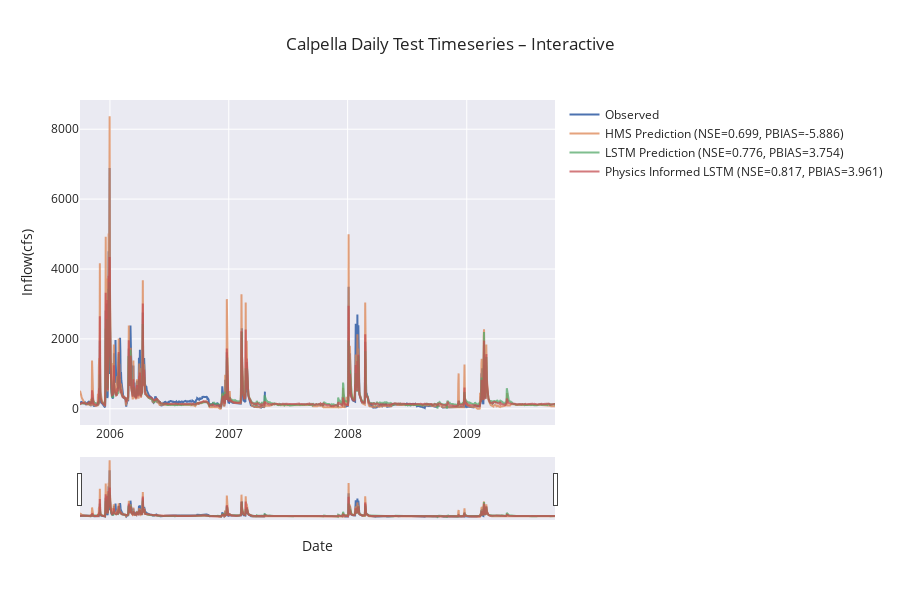

Notebook cell for this chart:
### Code cell
if not skip_best_model_test:
    plot_timeseries_comparison(source=(no_physics_test_csv, physics_test_csv, path_to_physics_data), title="Calpella Daily Test Timeseries – Interactive", backend="plotly", metrics=metric_list, metrics_out="calpella_daily_test_metrics.csv", ts_out="calpella_daily_test_combined_ts.csv", legend_font=12, axis_font=22)
else:
    plot_timeseries_comparison(source=combined_df, title="Calpella Daily Timeseries – Interactive", backend="plotly", metrics=metric_list, metrics_out="calpella_daily_test_metrics.csv", ts_out="calpella_daily_test_combined_ts.csv", legend_font=12, axis_font=22)

### Figure 1 — Plotly figure (JSON) as saved in the notebook; plotly's stock layout.template omitted (floating-point values rounded to 4 significant figures; data arrays with more than 128 entries replaced by an {"elided": "..."} marker saying what was removed)
{"data": [{"line": {"width": 2}, "mode": "lines", "name": "Observed", "type": "scatter", "x": {"elided": "1460 str values"}, "y": {"elided": "1460 float values"}}, {"line": {"width": 2}, "mode": "lines", "name": "HMS Prediction (NSE=0.699, PBIAS=-5.886)", "opacity": 0.75, "type": "scatter", "x": {"elided": "1460 str values"}, "y": {"elided": "1460 float values"}}, {"line": {"width": 2}, "mode": "lines", "name": "LSTM Prediction (NSE=0.776, PBIAS=3.754)", "opacity": 0.75, "type": "scatter", "x": {"elided": "1460 str values"}, "y": {"elided": "1460 float values"}}, {"line": {"width": 2}, "mode": "lines", "name": "Physics Informed LSTM (NSE=0.817, PBIAS=3.961)", "opacity": 0.75, "type": "scatter", "x": {"elided": "1460 str values"}, "y": {"elided": "1460 float values"}}], "layout": {"height": 600, "hovermode": "x unified", "legend": {"bgcolor": "rgba(0,0,0,0)", "font": {"size": 12}, "x": 1.02, "xanchor": "left", "y": 1, "yanchor": "top"}, "margin": {"r": 300}, "title": {"text": "Calpella Daily Test Timeseries – Interactive"}, "xaxis": {"rangeslider": {"visible": true}, "title": {"text": "Date"}, "type": "date"}, "yaxis": {"title": {"text": "Inflow(cfs)"}}}}
